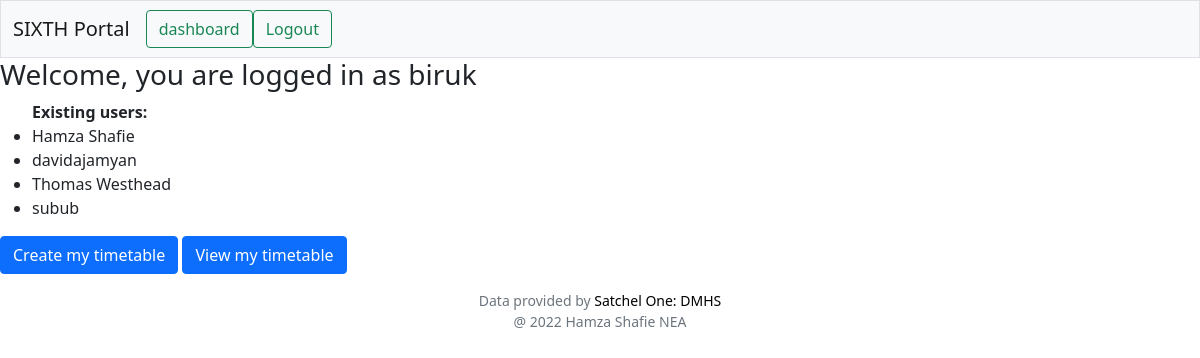
Page /dashboard (signed in) on the earlier database version.
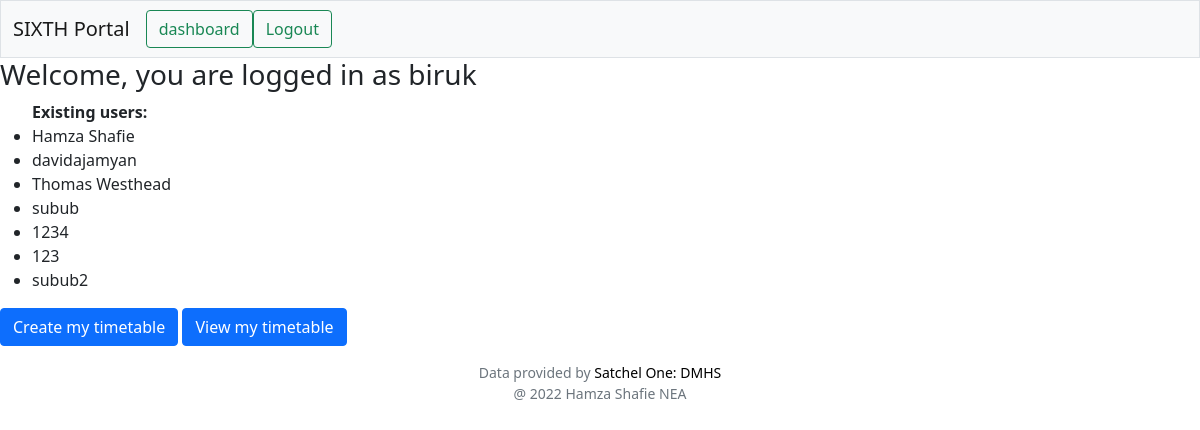
Same page on the later database version.
### tables this page shows
CREATE TABLE users (id INTEGER PRIMARY KEY AUTOINCREMENT NOT NULL, username TEXT NOT NULL, password TEXT NOT NULL, mon_p1 BOOLEAN DEFAULT 0, mon_p2 BOOLEAN DEFAULT 0, mon_p3 BOOLEAN DEFAULT 0, mon_p4 BOOLEAN DEFAULT 0, mon_p5 BOOLEAN DEFAULT 0, mon_p6 BOOLEAN DEFAULT 0, tue_p1 BOOLEAN DEFAULT 0, tue_p2 BOOLEAN DEFAULT 0, tue_p3 BOOLEAN DEFAULT 0, tue_p4 BOOLEAN DEFAULT 0, tue_p5 BOOLEAN DEFAULT 0, tue_p6  BOOLEAN DEFAULT 0, wed_p1 BOOLEAN DEFAULT 0, wed_p2 BOOLEAN DEFAULT 0, wed_p3 BOOLEAN DEFAULT 0, wed_p4 BOOLEAN DEFAULT 0, wed_p5 BOOLEAN DEFAULT 0, wed_p6 BOOLEAN DEFAULT 0, thur_p1 BOOLEAN DEFAULT 0, thur_p2 BOOLEAN DEFAULT 0, thur_p3 BOOLEAN DEFAULT 0, thur_p4 BOOLEAN DEFAULT 0, thur_p5 BOOLEAN DEFAULT 0, thur_p6 BOOLEAN DEFAULT 0, fri_p1 BOOLEAN DEFAULT 0, fri_p2 BOOLEAN DEFAULT 0, fri_p3 BOOLEAN DEFAULT 0, fri_p4 BOOLEAN DEFAULT 0, fri_p5 BOOLEAN DEFAULT 0, fri_p6 BOOLEAN DEFAULT 0);

### app.py (the view)
@app.route("/dashboard",methods=["GET","POST"])
@login_required
def dashboard():
    if request.method == "POST":
        conn.commit()
    cursor.execute("SELECT username FROM users")
    users = cursor.fetchall()
    return render_template("dashboard.html", users=users,)

### app.py (called while the page is built)
@app.after_request
def after_request(response):
    response.headers["Cache-Control"] = "no-cache, no-store, must-revalidate"
    response.headers["Expires"] = 0
    response.headers["Pragma"] = "no-cache"
    return response

def login_required(f):
    @wraps(f)
    def decorated_function(*args, **kwargs):
        if session.get("username") is None:
            return redirect("/login")
        return f(*args, **kwargs)
    return decorated_function

### templates/dashboard.html
{% extends "layout.html" %}
{% block nav %}
<button class="btn btn-outline-success and-all-other-classes" onclick="location.href= '/dashboard'">dashboard</button>
<button class="btn btn-outline-success and-all-other-classes" onclick="location.href= '/logout'">Logout</button>
{% endblock %}
{% block main %}
<h3> Welcome, you are logged in as {{ session["username"] }} </h3>
<ul>
    <b>Existing users:</b>
    {% for user in users %}
      <li>{{ user[0] }}</li>
    {% endfor %}
</ul>
<button class="btn btn-primary" onclick="location.href= '/create'">Create my timetable</button>
<button class="btn btn-primary" onclick="location.href= '/view'">View my timetable</button>
{% endblock %}

### templates/layout.html (shortened to what this page needs)
<!DOCTYPE html>
<html lang="en">
    <head>
        <link href="https://cdn.jsdelivr.net/npm/bootstrap@5.1.3/dist/css/bootstrap.min.css"
 rel="stylesheet">
        <link href="/static/style.css" rel="stylesheet">
    </head>
    <body>
        <nav class="bg-light border navbar navbar-expand-md navbar-light">
            <div class="container-fluid">
                <a class="navbar-brand" href="/"><span class="blue">S</span><span class="red">I</span><span class="yellow">X</span><span class="green">TH</span>
                     <span class="red">Portal</span></a>
                <div class="collapse navbar-collapse" id="navbar">
                    {% block nav %}
                    {% endblock %}
                </div>
            </div>
        </nav>
        {% block main %}
        {% endblock %}
        <footer class="mt-3 mb-5 small text-center text-muted">
            Data provided by <a href="https://draytonmanor.satchelone.com/school/home">Satchel One: DMHS</a>
            <br>
            @ 2022 Hamza Shafie NEA
        </footer>
    </body>
</html>

### static/style.css (style rules this page uses)
a { text-decoration: none; color: black; }

Differences in the rows shown:
added users: username "1234"
added users: username "123"
added users: username "subub2"
